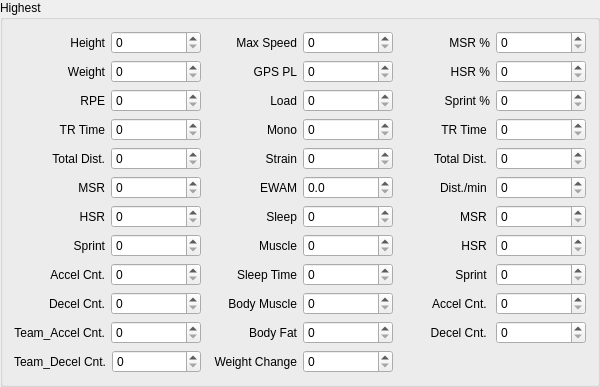
             <widget class="QGroupBox" name="groupBox_5">
              <property name="minimumSize">
               <size>
                <width>600</width>
                <height>0</height>
               </size>
              </property>
              <property name="maximumSize">
               <size>
                <width>1000</width>
                <height>16777215</height>
               </size>
              </property>
              <property name="title">
               <string>Highest</string>
              </property>
              <layout class="QGridLayout" name="gridLayout_9">
               <item row="4" column="0">
                <layout class="QHBoxLayout" name="horizontalLayout_20">
                 <item>
                  <widget class="QLabel" name="label_15">
                   <property name="text">
                    <string>Total Dist.</string>
                   </property>
                   <property name="alignment">
                    <set>Qt::AlignRight|Qt::AlignTrailing|Qt::AlignVCenter</set>
                   </property>
                  </widget>
                 </item>
                 <item>
                  <widget class="QSpinBox" name="unitTotalDist">
                   <property name="maximum">
                    <number>50000</number>
                   </property>
                   <property name="singleStep">
                    <number>500</number>
                   </property>
                  </widget>
                 </item>
                </layout>
               </item>
               <item row="0" column="0">
                <layout class="QHBoxLayout" name="horizontalLayout_16">
                 <item>
                  <widget class="QLabel" name="label_11">
                   <property name="text">
                    <string>Height</string>
                   </property>
                   <property name="alignment">
                    <set>Qt::AlignRight|Qt::AlignTrailing|Qt::AlignVCenter</set>
                   </property>
                  </widget>
                 </item>
                 <item>
                  <widget class="QSpinBox" name="unitHeight">
                   <property name="maximum">
                    <number>300</number>
                   </property>
                   <property name="singleStep">
                    <number>10</number>
                   </property>
                  </widget>
                 </item>
                </layout>
               </item>
               <item row="1" column="0">
                <layout class="QHBoxLayout" name="horizontalLayout_17">
                 <item>
                  <widget class="QLabel" name="label_12">
                   <property name="text">
                    <string>Weight</string>
                   </property>
                   <property name="alignment">
                    <set>Qt::AlignRight|Qt::AlignTrailing|Qt::AlignVCenter</set>
                   </property>
                  </widget>
                 </item>
                 <item>
                  <widget class="QSpinBox" name="unitWeight">
                   <property name="maximum">
                    <number>150</number>
                   </property>
                   <property name="singleStep">
                    <number>5</number>
                   </property>
                  </widget>
                 </item>
                </layout>
               </item>
               <item row="1" column="1">
                <layout class="QHBoxLayout" name="horizontalLayout_36">
                 <item>
                  <widget class="QLabel" name="label_31">
                   <property name="text">
                    <string>GPS PL</string>
                   </property>
                   <property name="alignment">
                    <set>Qt::AlignRight|Qt::AlignTrailing|Qt::AlignVCenter</set>
                   </property>
                  </widget>
                 </item>
                 <item>
                  <widget class="QSpinBox" name="unitGPSPL">
                   <property name="maximum">
                    <number>2000</number>
                   </property>
                   <property name="singleStep">
                    <number>50</number>
                   </property>
                  </widget>
                 </item>
                </layout>
               </item>
               <item row="2" column="1">
                <layout class="QHBoxLayout" name="horizontalLayout_28">
                 <item>
                  <widget class="QLabel" name="label_23">
                   <property name="text">
                    <string>Load</string>
                   </property>
                   <property name="alignment">
                    <set>Qt::AlignRight|Qt::AlignTrailing|Qt::AlignVCenter</set>
                   </property>
                  </widget>
                 </item>
                 <item>
                  <widget class="QSpinBox" name="unitLoad">
                   <property name="maximum">
                    <number>2000</number>
                   </property>
                   <property name="singleStep">
                    <number>50</number>
                   </property>
                  </widget>
                 </item>
                </layout>
               </item>
               <item row="0" column="1">
                <layout class="QHBoxLayout" name="horizontalLayout_35">
                 <item>
                  <widget class="QLabel" name="label_30">
                   <property name="text">
                    <string>Max Speed</string>
                   </property>
                   <property name="alignment">
                    <set>Qt::AlignRight|Qt::AlignTrailing|Qt::AlignVCenter</set>
                   </property>
                  </widget>
                 </item>
                 <item>
                  <widget class="QSpinBox" name="unitMaxSpeed">
                   <property name="maximum">
                    <number>100</number>
                   </property>
                   <property name="singleStep">
                    <number>5</number>
                   </property>
                  </widget>
                 </item>
                </layout>
               </item>
               <item row="0" column="2">
                <layout class="QHBoxLayout" name="horizontalLayout_44">
                 <item>
                  <widget class="QLabel" name="label_39">
                   <property name="text">
                    <string>MSR %</string>
                   </property>
                   <property name="alignment">
                    <set>Qt::AlignRight|Qt::AlignTrailing|Qt::AlignVCenter</set>
                   </property>
                  </widget>
                 </item>
                 <item>
                  <widget class="QSpinBox" name="unitMSRP">
                   <property name="singleStep">
                    <number>5</number>
                   </property>
                  </widget>
                 </item>
                </layout>
               </item>
               <item row="2" column="0">
                <layout class="QHBoxLayout" name="horizontalLayout_18">
                 <item>
                  <widget class="QLabel" name="label_13">
                   <property name="text">
                    <string>RPE</string>
                   </property>
                   <property name="alignment">
                    <set>Qt::AlignRight|Qt::AlignTrailing|Qt::AlignVCenter</set>
                   </property>
                  </widget>
                 </item>
                 <item>
                  <widget class="QSpinBox" name="unitRPE">
                   <property name="maximum">
                    <number>10</number>
                   </property>
                  </widget>
                 </item>
                </layout>
               </item>
               <item row="5" column="0">
                <layout class="QHBoxLayout" name="horizontalLayout_21">
                 <item>
                  <widget class="QLabel" name="label_16">
                   <property name="text">
                    <string>MSR</string>
                   </property>
                   <property name="alignment">
                    <set>Qt::AlignRight|Qt::AlignTrailing|Qt::AlignVCenter</set>
                   </property>
                  </widget>
                 </item>
                 <item>
                  <widget class="QSpinBox" name="unitMSR">
                   <property name="maximum">
                    <number>5000</number>
                   </property>
                   <property name="singleStep">
                    <number>50</number>
                   </property>
                  </widget>
                 </item>
                </layout>
               </item>
               <item row="2" column="2">
                <layout class="QHBoxLayout" name="horizontalLayout_50">
                 <item>
                  <widget class="QLabel" name="label_36">
                   <property name="text">
                    <string>Sprint %</string>
                   </property>
                   <property name="alignment">
                    <set>Qt::AlignRight|Qt::AlignTrailing|Qt::AlignVCenter</set>
                   </property>
                  </widget>
                 </item>
                 <item>
                  <widget class="QSpinBox" name="unitSprintP">
                   <property name="singleStep">
                    <number>5</number>
                   </property>
                  </widget>
                 </item>
                </layout>
               </item>
               <item row="3" column="1">
                <layout class="QHBoxLayout" name="horizontalLayout_31">
                 <item>
                  <widget class="QLabel" name="label_26">
                   <property name="text">
                    <string>Mono</string>
                   </property>
                   <property name="alignment">
                    <set>Qt::AlignRight|Qt::AlignTrailing|Qt::AlignVCenter</set>
                   </property>
                  </widget>
                 </item>
                 <item>
                  <widget class="QSpinBox" name="unitMono">
                   <property name="maximum">
                    <number>20</number>
                   </property>
                  </widget>
                 </item>
                </layout>
               </item>
               <item row="3" column="2">
                <layout class="QHBoxLayout" name="horizontalLayout_48">
                 <item>
                  <widget class="QLabel" name="label_37">
                   <property name="text">
                    <string>TR Time &lt;SUM&gt;</string>
                   </property>
                   <property name="alignment">
                    <set>Qt::AlignRight|Qt::AlignTrailing|Qt::AlignVCenter</set>
                   </property>
                  </widget>
                 </item>
                 <item>
                  <widget class="QSpinBox" name="unitTRTimeSum">
                   <property name="maximum">
                    <number>1000</number>
                   </property>
                   <property name="singleStep">
                    <number>10</number>
                   </property>
                  </widget>
                 </item>
                </layout>
               </item>
               <item row="4" column="1">
                <layout class="QHBoxLayout" name="horizontalLayout_32">
                 <item>
                  <widget class="QLabel" name="label_27">
                   <property name="text">
                    <string>Strain</string>
                   </property>
                   <property name="alignment">
                    <set>Qt::AlignRight|Qt::AlignTrailing|Qt::AlignVCenter</set>
                   </property>
                  </widget>
                 </item>
                 <item>
                  <widget class="QSpinBox" name="unitStrain">
                   <property name="maximum">
                    <number>50000</number>
                   </property>
                   <property name="singleStep">
                    <number>1000</number>
                   </property>
                  </widget>
                 </item>
                </layout>
               </item>
               <item row="1" column="2">
                <layout class="QHBoxLayout" name="horizontalLayout_40">
                 <item>
                  <widget class="QLabel" name="label_35">
                   <property name="text">
                    <string>HSR %</string>
                   </property>
                   <property name="alignment">
                    <set>Qt::AlignRight|Qt::AlignTrailing|Qt::AlignVCenter</set>
                   </property>
                  </widget>
                 </item>
                 <item>
                  <widget class="QSpinBox" name="unitHSRP">
                   <property name="singleStep">
                    <number>5</number>
                   </property>
                  </widget>
                 </item>
                </layout>
               </item>
               <item row="3" column="0">
                <layout class="QHBoxLayout" name="horizontalLayout_19">
                 <item>
                  <widget class="QLabel" name="label_14">
                   <property name="text">
                    <string>TR Time</string>
                   </property>
                   <property name="alignment">
                    <set>Qt::AlignRight|Qt::AlignTrailing|Qt::AlignVCenter</set>
                   </property>
                  </widget>
                 </item>
                 <item>
                  <widget class="QSpinBox" name="unitTRTime">
                   <property name="maximum">
                    <number>2000</number>
                   </property>
                   <property name="singleStep">
                    <number>10</number>
                   </property>
                  </widget>
                 </item>
                </layout>
               </item>
               <item row="11" column="0">
                <layout class="QHBoxLayout" name="horizontalLayout_27">
                 <item>
                  <widget class="QLabel" name="label_22">
                   <property name="text">
                    <string>Team_Decel Cnt.</string>
                   </property>
                   <property name="alignment">
                    <set>Qt::AlignRight|Qt::AlignTrailing|Qt::AlignVCenter</set>
                   </property>
                  </widget>
                 </item>
                 <item>
                  <widget class="QSpinBox" name="unitTeamDecelCnt">
                   <property name="maximum">
                    <number>500</number>
                   </property>
                   <property name="singleStep">
                    <number>10</number>
                   </property>
                  </widget>
                 </item>
                </layout>
               </item>
               <item row="9" column="0">
                <layout class="QHBoxLayout" name="horizontalLayout_25">
                 <item>
                  <widget class="QLabel" name="label_20">
                   <property name="text">
                    <string>Decel Cnt.</string>
                   </property>
                   <property name="alignment">
                    <set>Qt::AlignRight|Qt::AlignTrailing|Qt::AlignVCenter</set>
                   </property>
                  </widget>
                 </item>
                 <item>
                  <widget class="QSpinBox" name="unitDecelCnt">
                   <property name="maximum">
                    <number>100</number>
                   </property>
                   <property name="singleStep">
                    <number>10</number>
                   </property>
                  </widget>
                 </item>
                </layout>
               </item>
               <item row="7" column="0">
                <layout class="QHBoxLayout" name="horizontalLayout_23">
                 <item>
                  <widget class="QLabel" name="label_18">
                   <property name="text">
                    <string>Sprint</string>
                   </property>
                   <property name="alignment">
                    <set>Qt::AlignRight|Qt::AlignTrailing|Qt::AlignVCenter</set>
                   </property>
                  </widget>
                 </item>
                 <item>
                  <widget class="QSpinBox" name="unitSprint">
                   <property name="maximum">
                    <number>5000</number>
                   </property>
                   <property name="singleStep">
                    <number>50</number>
                   </property>
                  </widget>
                 </item>
                </layout>
               </item>
               <item row="10" column="2">
                <layout class="QHBoxLayout" name="horizontalLayout_42">
                 <item>
                  <widget class="QLabel" name="label_46">
                   <property name="text">
                    <string>Decel Cnt. &lt;SUM&gt;</string>
                   </property>
                   <property name="alignment">
                    <set>Qt::AlignRight|Qt::AlignTrailing|Qt::AlignVCenter</set>
                   </property>
                  </widget>
                 </item>
                 <item>
                  <widget class="QSpinBox" name="unitDecelCntSum">
                   <property name="maximum">
                    <number>1000</number>
                   </property>
                   <property name="singleStep">
                    <number>10</number>
                   </property>
                  </widget>
                 </item>
                </layout>
               </item>
               <item row="4" column="2">
                <layout class="QHBoxLayout" name="horizontalLayout_49">
                 <item>
                  <widget class="QLabel" name="label_38">
                   <property name="text">
                    <string>Total Dist. &lt;SUM&gt;</string>
                   </property>
                   <property name="alignment">
                    <set>Qt::AlignRight|Qt::AlignTrailing|Qt::AlignVCenter</set>
                   </property>
                  </widget>
                 </item>
                 <item>
                  <widget class="QSpinBox" name="unitTotalDistSum">
                   <property name="maximum">
                    <number>100000</number>
                   </property>
                   <property name="singleStep">
                    <number>100</number>
                   </property>
                  </widget>
                 </item>
                </layout>
               </item>
               <item row="9" column="1">
                <layout class="QHBoxLayout" name="horizontalLayout_39">
                 <item>
                  <widget class="QLabel" name="label_34">
                   <property name="text">
                    <string>Body Muscle</string>
                   </property>
                   <property name="alignment">
                    <set>Qt::AlignRight|Qt::AlignTrailing|Qt::AlignVCenter</set>
                   </property>
                  </widget>
                 </item>
                 <item>
                  <widget class="QSpinBox" name="unitBodyMuscle">
                   <property name="maximum">
                    <number>100</number>
                   </property>
                   <property name="singleStep">
                    <number>5</number>
                   </property>
                  </widget>
                 </item>
                </layout>
               </item>
               <item row="11" column="1">
                <layout class="QHBoxLayout" name="horizontalLayout_30">
                 <item>
                  <widget class="QLabel" name="label_25">
                   <property name="text">
                    <string>Weight Change</string>
                   </property>
                   <property name="alignment">
                    <set>Qt::AlignRight|Qt::AlignTrailing|Qt::AlignVCenter</set>
                   </property>
                  </widget>
                 </item>
                 <item>
                  <widget class="QSpinBox" name="unitWeightChange">
                   <property name="maximum">
                    <number>100</number>
                   </property>
                  </widget>
                 </item>
                </layout>
               </item>
               <item row="6" column="2">
                <layout class="QHBoxLayout" name="horizontalLayout_43">
                 <item>
                  <widget class="QLabel" name="label_42">
                   <property name="text">
                    <string>MSR &lt;SUM&gt;</string>
                   </property>
                   <property name="alignment">
                    <set>Qt::AlignRight|Qt::AlignTrailing|Qt::AlignVCenter</set>
                   </property>
                  </widget>
                 </item>
                 <item>
                  <widget class="QSpinBox" name="unitMSRSum">
                   <property name="maximum">
                    <number>10000</number>
                   </property>
                   <property name="singleStep">
                    <number>100</number>
                   </property>
                  </widget>
                 </item>
                </layout>
               </item>
               <item row="6" column="1">
                <layout class="QHBoxLayout" name="horizontalLayout_34">
                 <item>
                  <widget class="QLabel" name="label_29">
                   <property name="text">
                    <string>Sleep</string>
                   </property>
                   <property name="alignment">
                    <set>Qt::AlignRight|Qt::AlignTrailing|Qt::AlignVCenter</set>
                   </property>
                  </widget>
                 </item>
                 <item>
                  <widget class="QSpinBox" name="unitSleep">
                   <property name="maximum">
                    <number>10</number>
                   </property>
                  </widget>
                 </item>
                </layout>
               </item>
               <item row="9" column="2">
                <layout class="QHBoxLayout" name="horizontalLayout_47">
                 <item>
                  <widget class="QLabel" name="label_45">
                   <property name="text">
                    <string>Accel Cnt. &lt;SUM&gt;</string>
                   </property>
                   <property name="alignment">
                    <set>Qt::AlignRight|Qt::AlignTrailing|Qt::AlignVCenter</set>
                   </property>
                  </widget>
                 </item>
                 <item>
                  <widget class="QSpinBox" name="unitAccelCntSum">
                   <property name="maximum">
                    <number>1000</number>
                   </property>
                   <property name="singleStep">
                    <number>10</number>
                   </property>
                  </widget>
                 </item>
                </layout>
               </item>
               <item row="6" column="0">
                <layout class="QHBoxLayout" name="horizontalLayout_22">
                 <item>
                  <widget class="QLabel" name="label_17">
                   <property name="text">
                    <string>HSR</string>
                   </property>
                   <property name="alignment">
                    <set>Qt::AlignRight|Qt::AlignTrailing|Qt::AlignVCenter</set>
                   </property>
                  </widget>
                 </item>
                 <item>
                  <widget class="QSpinBox" name="unitHSR">
                   <property name="maximum">
                    <number>5000</number>
                   </property>
                   <property name="singleStep">
                    <number>50</number>
                   </property>
                  </widget>
                 </item>
                </layout>
               </item>
               <item row="10" column="0">
                <layout class="QHBoxLayout" name="horizontalLayout_26">
                 <item>
                  <widget class="QLabel" name="label_21">
                   <property name="text">
                    <string>Team_Accel Cnt.</string>
                   </property>
                   <property name="alignment">
                    <set>Qt::AlignRight|Qt::AlignTrailing|Qt::AlignVCenter</set>
                   </property>
                  </widget>
                 </item>
                 <item>
                  <widget class="QSpinBox" name="unitTeamAccelCnt">
                   <property name="maximum">
                    <number>500</number>
                   </property>
                   <property name="singleStep">
                    <number>10</number>
                   </property>
                  </widget>
                 </item>
                </layout>
               </item>
               <item row="5" column="1">
                <layout class="QHBoxLayout" name="horizontalLayout_37">
                 <item>
                  <widget class="QLabel" name="label_32">
                   <property name="text">
                    <string>EWAM</string>
                   </property>
                   <property name="alignment">
                    <set>Qt::AlignRight|Qt::AlignTrailing|Qt::AlignVCenter</set>
                   </property>
                  </widget>
                 </item>
                 <item>
                  <widget class="QDoubleSpinBox" name="unitEWAM">
                   <property name="decimals">
                    <number>1</number>
                   </property>
                   <property name="singleStep">
                    <double>0.100000000000000</double>
                   </property>
                  </widget>
                 </item>
                </layout>
               </item>
               <item row="8" column="0">
                <layout class="QHBoxLayout" name="horizontalLayout_24">
                 <item>
                  <widget class="QLabel" name="label_19">
                   <property name="text">
                    <string>Accel Cnt.</string>
                   </property>
                   <property name="alignment">
                    <set>Qt::AlignRight|Qt::AlignTrailing|Qt::AlignVCenter</set>
                   </property>
                  </widget>
                 </item>
                 <item>
                  <widget class="QSpinBox" name="unitAccelCnt">
                   <property name="maximum">
                    <number>100</number>
                   </property>
                   <property name="singleStep">
                    <number>10</number>
                   </property>
                  </widget>
                 </item>
                </layout>
               </item>
               <item row="7" column="1">
                <layout class="QHBoxLayout" name="horizontalLayout_29">
                 <item>
                  <widget class="QLabel" name="label_24">
                   <property name="text">
                    <string>Muscle</string>
                   </property>
                   <property name="alignment">
                    <set>Qt::AlignRight|Qt::AlignTrailing|Qt::AlignVCenter</set>
                   </property>
                  </widget>
                 </item>
                 <item>
                  <widget class="QSpinBox" name="unitMuscle">
                   <property name="maximum">
                    <number>10</number>
                   </property>
                  </widget>
                 </item>
                </layout>
               </item>
               <item row="8" column="1">
                <layout class="QHBoxLayout" name="horizontalLayout_33">
                 <item>
                  <widget class="QLabel" name="label_28">
                   <property name="text">
                    <string>Sleep Time</string>
                   </property>
                   <property name="alignment">
                    <set>Qt::AlignRight|Qt::AlignTrailing|Qt::AlignVCenter</set>
                   </property>
                  </widget>
                 </item>
                 <item>
                  <widget class="QSpinBox" name="unitSleepTime">
                   <property name="maximum">
                    <number>10</number>
                   </property>
                  </widget>
                 </item>
                </layout>
               </item>
               <item row="5" column="2">
                <layout class="QHBoxLayout" name="horizontalLayout_45">
                 <item>
                  <widget class="QLabel" name="label_40">
                   <property name="text">
                    <string>Dist./min &lt;SUM&gt;</string>
                   </property>
                   <property name="alignment">
                    <set>Qt::AlignRight|Qt::AlignTrailing|Qt::AlignVCenter</set>
                   </property>
                  </widget>
                 </item>
                 <item>
                  <widget class="QSpinBox" name="unitDistminSum">
                   <property name="maximum">
                    <number>1000</number>
                   </property>
                   <property name="singleStep">
                    <number>10</number>
                   </property>
                  </widget>
                 </item>
                </layout>
               </item>
               <item row="10" column="1">
                <layout class="QHBoxLayout" name="horizontalLayout_38">
                 <item>
                  <widget class="QLabel" name="label_33">
                   <property name="text">
                    <string>Body Fat</string>
                   </property>
                   <property name="alignment">
                    <set>Qt::AlignRight|Qt::AlignTrailing|Qt::AlignVCenter</set>
                   </property>
                  </widget>
                 </item>
                 <item>
                  <widget class="QSpinBox" name="unitBodyFat">
                   <property name="maximum">
                    <number>100</number>
                   </property>
                   <property name="singleStep">
                    <number>5</number>
                   </property>
                  </widget>
                 </item>
                </layout>
               </item>
               <item row="8" column="2">
                <layout class="QHBoxLayout" name="horizontalLayout_41">
                 <item>
                  <widget class="QLabel" name="label_44">
                   <property name="text">
                    <string>Sprint &lt;SUM&gt;</string>
                   </property>
                   <property name="alignment">
                    <set>Qt::AlignRight|Qt::AlignTrailing|Qt::AlignVCenter</set>
                   </property>
                  </widget>
                 </item>
                 <item>
                  <widget class="QSpinBox" name="unitSprintSum">
                   <property name="maximum">
                    <number>10000</number>
                   </property>
                   <property name="singleStep">
                    <number>100</number>
                   </property>
                  </widget>
                 </item>
                </layout>
               </item>
               <item row="7" column="2">
                <layout class="QHBoxLayout" name="horizontalLayout_51">
                 <item>
                  <widget class="QLabel" name="label_43">
                   <property name="text">
                    <string>HSR &lt;SUM&gt;</string>
                   </property>
                   <property name="alignment">
                    <set>Qt::AlignRight|Qt::AlignTrailing|Qt::AlignVCenter</set>
                   </property>
                  </widget>
                 </item>
                 <item>
                  <widget class="QSpinBox" name="unitHSRSum">
                   <property name="maximum">
                    <number>10000</number>
                   </property>
                   <property name="singleStep">
                    <number>100</number>
                   </property>
                  </widget>
                 </item>
                </layout>
               </item>
               <item row="11" column="2">
                <layout class="QHBoxLayout" name="horizontalLayout_46">
                 <item>
                  <widget class="QLabel" name="label_41">
                   <property name="text">
                    <string/>
                   </property>
                  </widget>
                 </item>
                </layout>
               </item>
              </layout>
             </widget>
